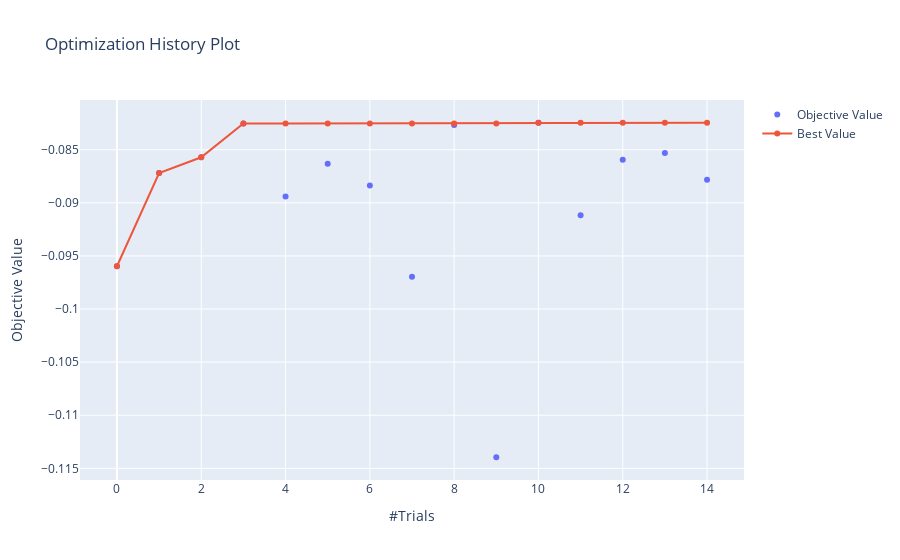

Notebook cell for this chart:
### Code cell
fig = optuna.visualization.plot_optimization_history(study)
fig.show()

### Figure 1 — Plotly figure (JSON) as saved in the notebook; plotly's stock layout.template omitted (floating-point values rounded to 4 significant figures)
{"data": [{"mode": "markers", "name": "Objective Value", "type": "scatter", "x": [0, 1, 2, 3, 4, 5, 6, 7, 8, 9, 10, 11, 12, 13, 14], "y": [-0.09597, -0.08719, -0.08571, -0.08253, -0.08941, -0.08632, -0.08837, -0.09696, -0.08268, -0.114, -0.08246, -0.09117, -0.08595, -0.0853, -0.08783]}, {"name": "Best Value", "type": "scatter", "x": [0, 1, 2, 3, 4, 5, 6, 7, 8, 9, 10, 11, 12, 13, 14], "y": [-0.09597, -0.08719, -0.08571, -0.08253, -0.08253, -0.08253, -0.08253, -0.08253, -0.08253, -0.08253, -0.08246, -0.08246, -0.08246, -0.08246, -0.08246]}], "layout": {"title": {"text": "Optimization History Plot"}, "xaxis": {"title": {"text": "#Trials"}}, "yaxis": {"title": {"text": "Objective Value"}}}}
